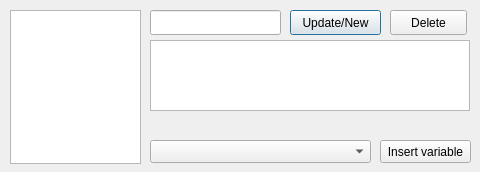
<?xml version="1.0" encoding="UTF-8"?>
<ui version="4.0">
 <class>Dialog</class>
 <widget class="QDialog" name="Dialog">
  <property name="geometry">
   <rect>
    <x>0</x>
    <y>0</y>
    <width>480</width>
    <height>172</height>
   </rect>
  </property>
  <property name="windowTitle">
   <string>Edit Geo Web Services</string>
  </property>
  <widget class="QLineEdit" name="WSName">
   <property name="geometry">
    <rect>
     <x>150</x>
     <y>10</y>
     <width>131</width>
     <height>25</height>
    </rect>
   </property>
  </widget>
  <widget class="QListView" name="listWS">
   <property name="geometry">
    <rect>
     <x>10</x>
     <y>10</y>
     <width>131</width>
     <height>154</height>
    </rect>
   </property>
  </widget>
  <widget class="QPushButton" name="UpdateNewWS">
   <property name="geometry">
    <rect>
     <x>290</x>
     <y>10</y>
     <width>91</width>
     <height>25</height>
    </rect>
   </property>
   <property name="text">
    <string>Update/New</string>
   </property>
  </widget>
  <widget class="QPushButton" name="DeleteWS">
   <property name="geometry">
    <rect>
     <x>390</x>
     <y>10</y>
     <width>77</width>
     <height>25</height>
    </rect>
   </property>
   <property name="text">
    <string>Delete</string>
   </property>
  </widget>
  <widget class="QTextEdit" name="WSUrl">
   <property name="geometry">
    <rect>
     <x>150</x>
     <y>40</y>
     <width>320</width>
     <height>71</height>
    </rect>
   </property>
  </widget>
  <widget class="QComboBox" name="VariablesList">
   <property name="geometry">
    <rect>
     <x>150</x>
     <y>140</y>
     <width>221</width>
     <height>23</height>
    </rect>
   </property>
  </widget>
  <widget class="QPushButton" name="insertVar">
   <property name="geometry">
    <rect>
     <x>380</x>
     <y>140</y>
     <width>91</width>
     <height>23</height>
    </rect>
   </property>
   <property name="text">
    <string>Insert variable</string>
   </property>
  </widget>
  <widget class="QLabel" name="helper">
   <property name="geometry">
    <rect>
     <x>150</x>
     <y>120</y>
     <width>321</width>
     <height>16</height>
    </rect>
   </property>
   <property name="text">
    <string/>
   </property>
  </widget>
 </widget>
 <resources/>
 <connections/>
 <designerdata>
  <property name="gridDeltaX">
   <number>10</number>
  </property>
  <property name="gridDeltaY">
   <number>10</number>
  </property>
  <property name="gridSnapX">
   <bool>true</bool>
  </property>
  <property name="gridSnapY">
   <bool>true</bool>
  </property>
  <property name="gridVisible">
   <bool>true</bool>
  </property>
 </designerdata>
</ui>
